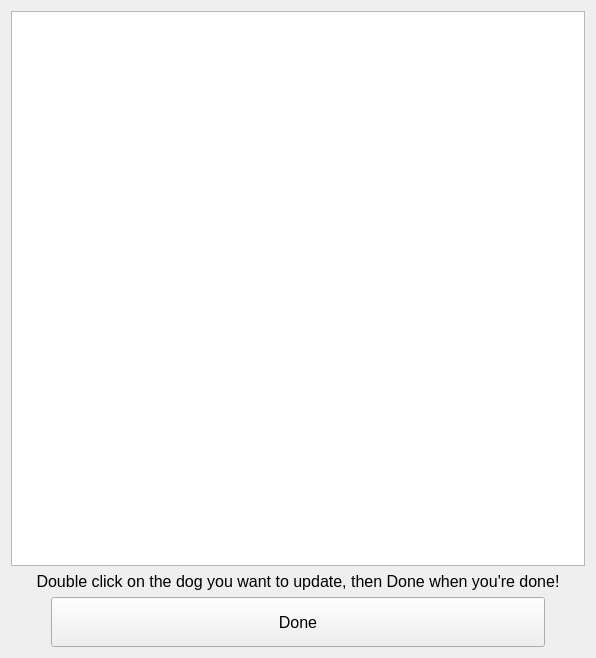
<?xml version="1.0" encoding="UTF-8"?>
<ui version="4.0">
 <class>UpdateWindowClass</class>
 <widget class="QMainWindow" name="UpdateWindowClass">
  <property name="geometry">
   <rect>
    <x>0</x>
    <y>0</y>
    <width>596</width>
    <height>658</height>
   </rect>
  </property>
  <property name="font">
   <font>
    <pointsize>12</pointsize>
   </font>
  </property>
  <property name="windowTitle">
   <string>UpdateWindow</string>
  </property>
  <widget class="QWidget" name="centralWidget">
   <layout class="QVBoxLayout" name="verticalLayout">
    <item>
     <widget class="QTableView" name="tbl">
      <property name="editTriggers">
       <set>QAbstractItemView::EditTrigger::NoEditTriggers</set>
      </property>
      <property name="alternatingRowColors">
       <bool>true</bool>
      </property>
      <property name="selectionMode">
       <enum>QAbstractItemView::SelectionMode::SingleSelection</enum>
      </property>
      <property name="selectionBehavior">
       <enum>QAbstractItemView::SelectionBehavior::SelectRows</enum>
      </property>
     </widget>
    </item>
    <item>
     <widget class="QLabel" name="label">
      <property name="text">
       <string>Double click on the dog you want to update, then Done when you're done!</string>
      </property>
      <property name="alignment">
       <set>Qt::AlignmentFlag::AlignCenter</set>
      </property>
     </widget>
    </item>
    <item>
     <layout class="QHBoxLayout" name="horizontalLayout">
      <item>
       <spacer name="horizontalSpacer_2">
        <property name="orientation">
         <enum>Qt::Orientation::Horizontal</enum>
        </property>
        <property name="sizeType">
         <enum>QSizePolicy::Policy::Minimum</enum>
        </property>
        <property name="sizeHint" stdset="0">
         <size>
          <width>40</width>
          <height>20</height>
         </size>
        </property>
       </spacer>
      </item>
      <item>
       <widget class="QPushButton" name="btnDone">
        <property name="minimumSize">
         <size>
          <width>0</width>
          <height>50</height>
         </size>
        </property>
        <property name="text">
         <string>Done</string>
        </property>
       </widget>
      </item>
      <item>
       <spacer name="horizontalSpacer">
        <property name="orientation">
         <enum>Qt::Orientation::Horizontal</enum>
        </property>
        <property name="sizeType">
         <enum>QSizePolicy::Policy::Minimum</enum>
        </property>
        <property name="sizeHint" stdset="0">
         <size>
          <width>40</width>
          <height>20</height>
         </size>
        </property>
       </spacer>
      </item>
     </layout>
    </item>
   </layout>
  </widget>
 </widget>
 <layoutdefault spacing="6" margin="11"/>
 <resources/>
 <connections>
  <connection>
   <sender>tbl</sender>
   <signal>doubleClicked(QModelIndex)</signal>
   <receiver>UpdateWindowClass</receiver>
   <slot>tbl_doubleClicked(QModelIndex)</slot>
   <hints>
    <hint type="sourcelabel">
     <x>57</x>
     <y>464</y>
    </hint>
    <hint type="destinationlabel">
     <x>93</x>
     <y>626</y>
    </hint>
   </hints>
  </connection>
  <connection>
   <sender>btnDone</sender>
   <signal>clicked()</signal>
   <receiver>UpdateWindowClass</receiver>
   <slot>btnDone_clicked()</slot>
   <hints>
    <hint type="sourcelabel">
     <x>336</x>
     <y>633</y>
    </hint>
    <hint type="destinationlabel">
     <x>445</x>
     <y>626</y>
    </hint>
   </hints>
  </connection>
 </connections>
 <slots>
  <slot>tbl_doubleClicked(QModelIndex)</slot>
  <slot>btnDone_clicked()</slot>
 </slots>
</ui>
